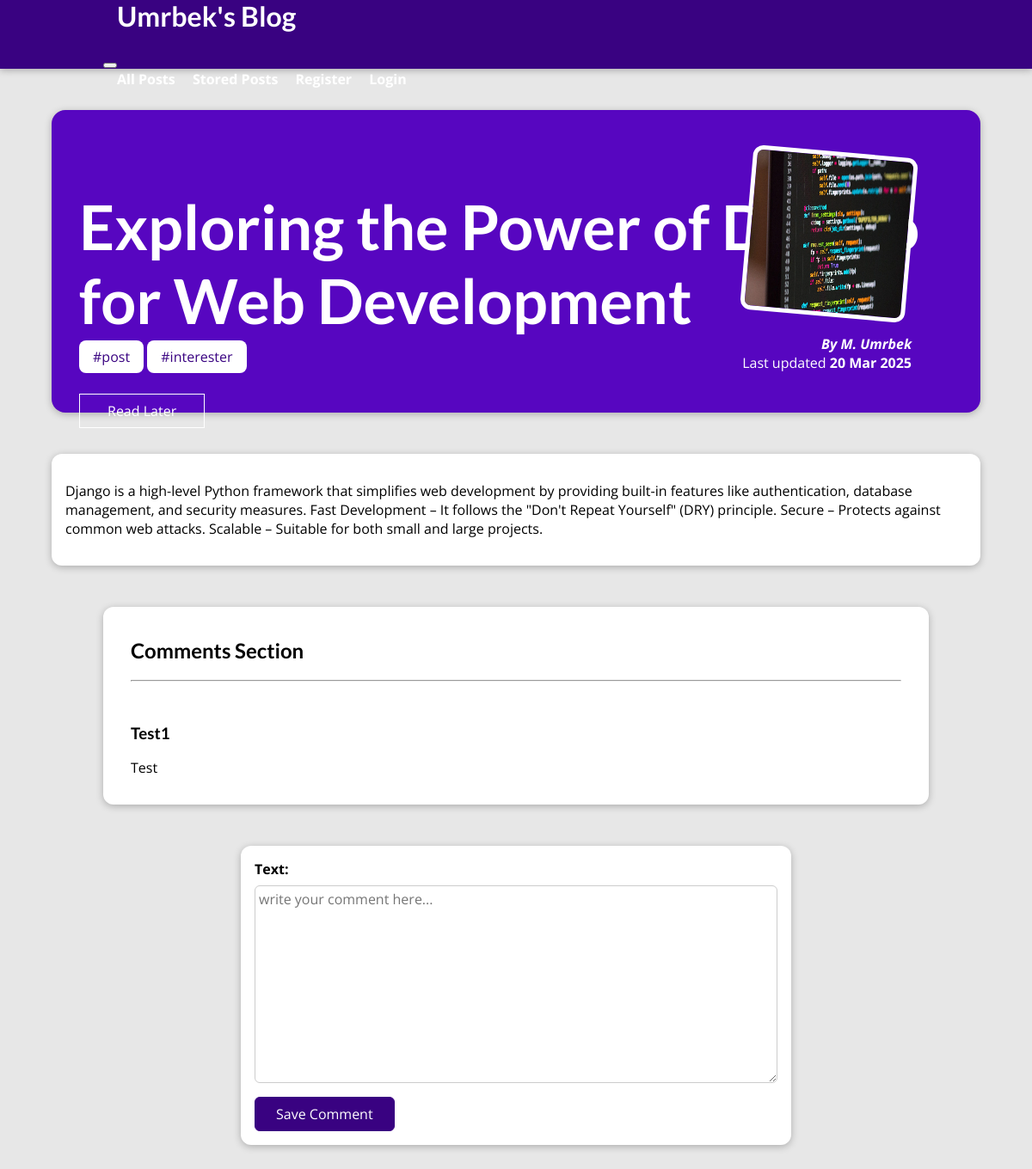
The page /posts/exploring-the-power-of-django-for-web-development on the database its author committed.
### blog/models/post_model.py (models this page shows, shortened)
class Post(models.Model):
    title = models.CharField(max_length=50)
    excerpt = models.CharField(max_length=100)
    image = models.ImageField(upload_to="images", null=True)
    date = models.DateField(auto_now=True) # More
    slug = models.SlugField(unique=True) # More
    content = models.TextField(validators=[MinLengthValidator(10)])
    author = models.ForeignKey(author_model.Author, on_delete=models.SET_NULL, related_name='posts', null=True)
    tags = models.ManyToManyField(tag_model.Tag)

### blog/models/tag_model.py (models this page shows, shortened)
class Tag(models.Model):
    caption = models.CharField(max_length=100)

### blog/models/author_model.py (models this page shows)
class Author(models.Model):
    first_name = models.CharField(max_length=50)
    last_name = models.CharField(max_length=50)
    email = models.EmailField(unique=True)
    def full_name(self):
        return f"{self.last_name[0].capitalize()}. {self.first_name}"
    def __str__(self):
        return self.full_name()

### blog/models/comment_model.py (models this page shows)
class Comment(models.Model):
    text = models.TextField(max_length=400)
    post = models.ForeignKey(post_model.Post, on_delete=models.CASCADE, related_name="comments")
    user = models.ForeignKey(User, on_delete=models.CASCADE, related_name="comments", null=True)

### blog/views/post_detail_view.py (the view, shortened to what this page needs)
# urls.py: path('posts/<slug:slug>', post_detail_view.PostDetailView.as_view(), name='post-detail-page'),
class PostDetailView(View):
    def my_context(self, post, request, form):
        context = {
            'post': post,
            'post_tags': post.tags.all(),
            'comments': get_post_comments(post).order_by("-id"),
            'comment_form': form,
            'stored_post_ids': get_session_value(request, 'stored_post_ids')
        }
        return context
    def get(self, request, slug):
        post = get_post_by_slug(slug)
        context = self.my_context(post, request, MyCommentForm())
        return render(request, "blog/post-detail.html", context)

### blog/forms/comment_form.py
class MyCommentForm(forms.Form):
    text = forms.CharField(widget=forms.Textarea(attrs={"placeholder": "write your comment here..."}))

### blog/repository/posts_repository.py (called while the page is built)
def get_post_by_slug(slug):
    return Post.objects.get(slug=slug) # slug is unique field

def get_post_comments(post):
    return post.comments.all()

### blog/repository/session_repository.py (called while the page is built)
def get_session_value(request, key: str) -> str:
    return request.session.get(key)

### blog/templates/blog/post-detail.html (shortened to what this page needs)
{% extends "base.html" %}
{% load static %}
{% block css_files %}
<link rel="stylesheet" href='{% static "blog/post-detail.css" %}' />
{% endblock %}
{% block content %}
<section id='summary'>
    <div class="container">
        <div class="content-area">
            <h2>{{ post.title }}</h2>
            <div id='tags'>
                {% for tag in post_tags %}
                <span class='tag'>#{{ tag.caption }}</span>
                {% endfor %}
            </div>
            <div id='read-later'>
                <form action='{% url "stored-posts-page" %}' method="POST">
                    {% if post.id in stored_post_ids %}
                    <p>Currently in your reading list</p>
                    <input type="hidden" name="post_id" value="{{ post.id }}">
                    <input type="hidden" name="post_slug" value="{{ post.slug }}">
                    <button>Remove from Read Later</button>
                    {% else %}
                    <button>Read Later</button>
                    {% endif %}
                </form>
            </div>
        </div>
        <article>
            <div class="post-image">
                <img src="{{ post.image.url }}" alt="{{post.title}}">
            </div>
            <div class="post-meta">
                <address>By <a href="mailto:{{ post.author.email }}">{{post.author}}</a></address>
                <div class="date">
                    Last updated <time>{{post.date|date:"d M Y"}}</time>
                </div>
            </div>
        </article>
    </div>
</section>
<main>
    <p>{{ post.content }}</p>
</main>
<section id="comments">
    <h1>Comments Section</h1>
    <hr>
    <br>
    <ul>
        {% if comments %}
        {% for comment in comments %}
        <li>
            <h3>{{ comment.user.username }} </h3>
            <p>{{ comment.text|linebreaks }}</p>
        </li>
        {% endfor %}
        {% else %}
        <li>
            <p>No comments yet!</p>
        </li>
        {% endif %}
    </ul>
</section>
<section id="comment-form">
    <form action='{% url "post-detail-page" post.slug %}#comments' method="POST">
        {% for field in comment_form %}
        <div class="form-control {% if field.errors %}invalid{% endif %}">
            {{ field.label_tag }}
            {{ field }}
        </div>
        {% endfor %}
        <button>Save Comment</button>
    </form>
</section>
{% endblock %}

### staticfiles/app.css (style rules this page uses)
* { box-sizing: border-box; }
html { font-family: 'Open Sans', 'Lato', sans-serif; }
body { margin: 0; }
h1, h2, h3 { font-family: 'Lato', sans-serif; font-weight: bold; }

### staticfiles/blog/post-detail.css (style rules this page uses)
body { background-color: #e7e7e7; }
#summary { margin: 8rem auto 3rem auto; padding: 2rem; width: 90%; max-width: 90rem; border-radius: 16px; background-color: #5706c0; position: relative; box-shadow: 0 2px 8px rgba(0, 0, 0, 0.25); height: 22rem; }
#summary h2 { color: white; font-size: 4.5rem; margin-bottom: 0.25rem; }
#summary article { position: absolute; top: 2rem; right: 3rem; padding: 1rem 2rem; border-radius: 12px; text-align: right; color: white; }
#summary article img { width: 12rem; height: 12rem; border-radius: 12px; transform: rotateZ(5deg); border: 5px solid white; margin-bottom: 1rem; }
#summary address { font-weight: bold; }
#summary a { color: white; text-decoration: none; }
#summary time { font-weight: bold; }
#read-later { margin: 2rem 0; }
#read-later button { background-color: transparent; border: 1px solid white; padding: 0.5rem 2rem; font: inherit; color: white; cursor: pointer; }
main { width: 90%; max-width: 90rem; margin: 3rem auto; background-color: white; padding: 1rem; border-radius: 12px; box-shadow: 0 2px 8px rgba(0, 0, 0, 0.25); }
#tags { padding-top: 0.5rem; }
.tag { background-color: white; color: #390281; padding: 0.5rem 1rem; border-radius: 8px; }
#comment-form { margin: 3rem auto; width: 90%; max-width: 40rem; border-radius: 12px; background-color: white; box-shadow: 0 2px 8px rgba(0, 0, 0, 0.25); padding: 1rem; }
#comment-form button { font: inherit; background-color: #390281; color: white; border: 1px solid #390281; padding: 0.5rem 1.5rem; border-radius: 6px; cursor: pointer; }
.form-control { margin-bottom: 1rem; }
.form-control label { font-weight: bold; margin-bottom: 0.5rem; display: block; }
.form-control input, .form-control textarea { display: block; width: 100%; font: inherit; padding: 0.25rem; border-radius: 6px; border: 1px solid #ccc; }
#comments { margin: 3rem auto; width: 90%; max-width: 60rem; border-radius: 12px; background-color: white; box-shadow: 0 2px 8px rgba(0, 0, 0, 0.25); padding: 1rem 2rem; }
#comments ul { list-style: none; margin: 0; padding: 0; }
#comments li { margin-bottom: 1rem; border-bottom: 2px solid #ccc; }
#comments li:last-of-type { border-bottom: none; }

### rows shown on the page
Post: title "Exploring the Power of Django for Web Development", image (picture), author "M. Umrbek", date "20 Mar 2025", content "Django is a high-level Python framework that simplifies web development by providing built-in features like authentication, database management, and security measures. Fast Development – It follows the \"Don't Repeat Yourself\" (DRY) principle. Secure – Protects against common web attacks. Scalable – Suitable for both small and large projects."
Tag: caption "post"
Tag: caption "interester"
Comment: user.username "Test1", text "Test"

### other values the page prints
{{ field.label_tag }} "Text:"
